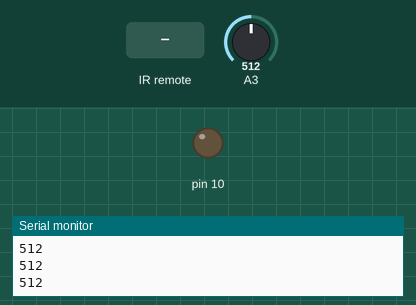
Simulated run of this sketch. Board: Arduino Uno, built with avr-gcc and run on an emulated ATmega328P. Shown: output pins drawn as LEDs (lit = HIGH), the last lines printed to the serial monitor. Inputs (shaded band) come from the test bench; at power-on: A3 = 512.

Above: at 1.3 s.
1.4 s: infrared code 0xFF906F received
At 2.3 s:
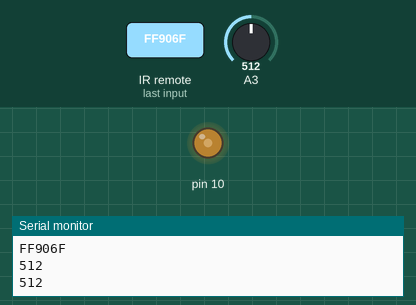
3.0 s: infrared code 0xFF629D received
At 3.5 s:
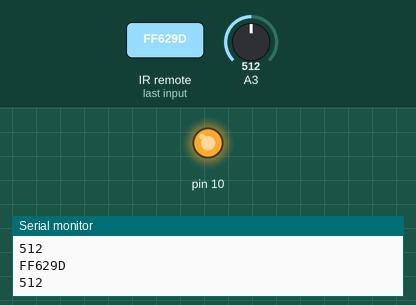
Timing chart, 0 to 6.0 s (numbered marks = the images above; inputs shaded):
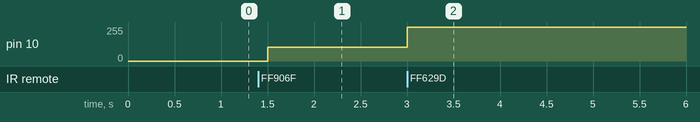

The sketch:

IR.ctrl.ino
```cpp
#include<IRremote.h>
int REC_PIN=11;
int light;
int n=1;
IRrecv irrecv(REC_PIN);
decode_results results;
void setup()
{
  Serial.begin(9600);
  irrecv.enableIRIn();
  pinMode(10,OUTPUT);
}
void loop()
{
     light = analogRead(A3);
   Serial.println(light);
   delay(500);
   if(irrecv.decode(&results))
  {
    Serial.println(results.value,HEX);
    switch(results.value)
    {
      case 0xFF906F:analogWrite(10,light/50*light/50);   break;
      case 0xFF629D:digitalWrite(10,n);n=!n;break;
    }

    irrecv.resume();
  }


}
```

Measured:
- after the input at 1.4 s, pin 10: 0/255 → 102/255 after 0.10 s
- after the input at 3.0 s, pin 10: 102/255 → 255/255 at once
